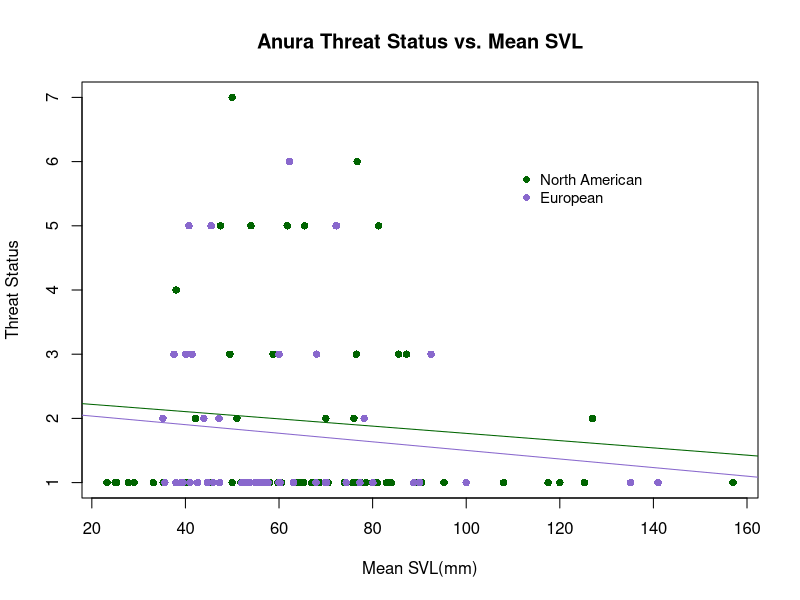
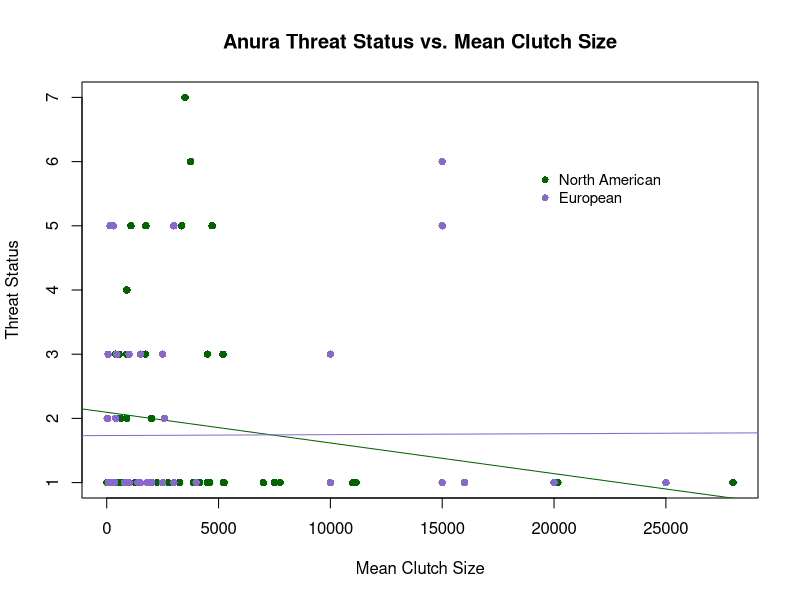
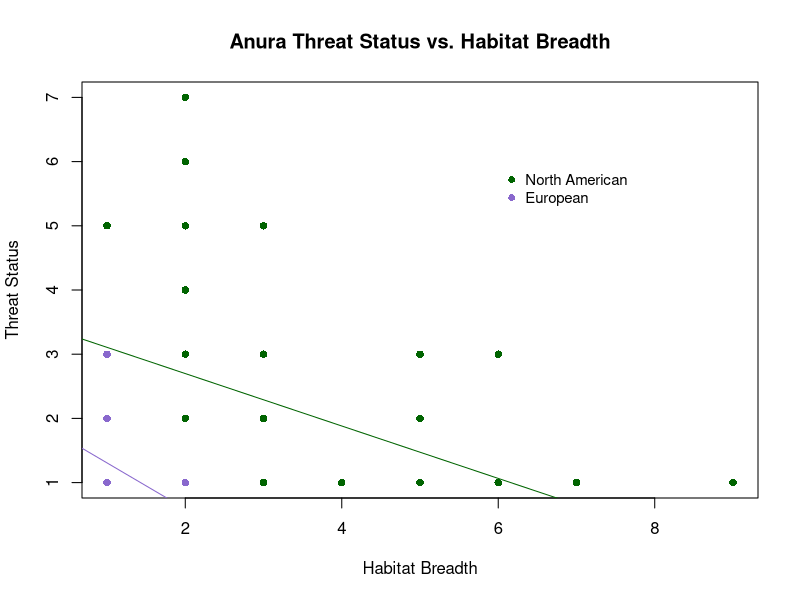
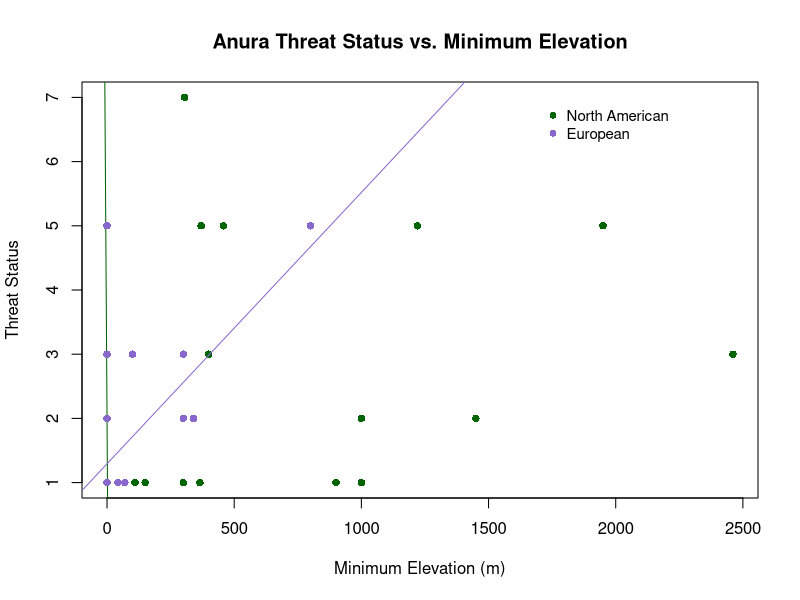
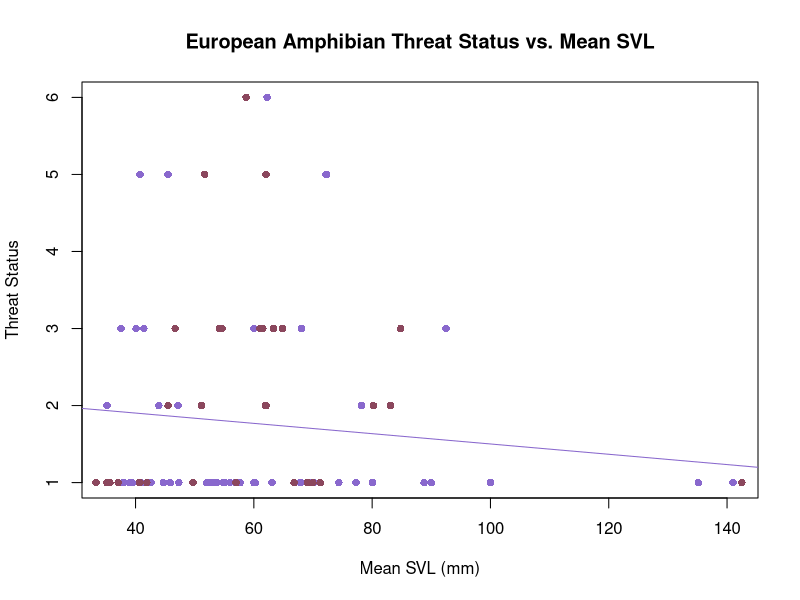

Write R code to recreate these figures, in order. (Note: this script raises an error after producing the figures.)
# ENEC 395 Undergraduate Research 
# Alicia Wood
# 3/20/17
# Correlates of Extinction Risk in European and North American Amphibians


### Setting my working directory to the folder where all of my data and code are stored

setwd('~/Desktop/Extinction-Risk')

library(dplyr)


### Reading in raw data files


NAfrogs = read.table("NorthAmericanFrogs.txt", header=T, sep = '\t', quote = "\"")
NApaired = read.table("NorthAmericanFrogsPaired.txt", header=T, sep='\t', quote = "\"")
EuroAmphib = read.table("EuropeanAmphibians.txt", header=T, sep = '\t', quote = "\"", na.strings = "DD")
Taxonomy = read.table("Taxonomy.txt", header=T, sep = '\t', quote = "\"")


### Simplifying and preparing data for analysis


#Creating Habitat Breadth columns in both datasets
EuroAmphib$Forest <- apply(EuroAmphib[,c(123:131)], 1, sum)
EuroAmphib$Forest[EuroAmphib$Forest > 0] <- 1
EuroAmphib$Savanna <- apply(EuroAmphib[,c(132:133)], 1, sum)
EuroAmphib$Savanna[EuroAmphib$Savanna > 0] <- 1
EuroAmphib$Shrubland <- apply(EuroAmphib[,c(134:141)], 1, sum)
EuroAmphib$Shrubland[EuroAmphib$Shrubland > 0] <- 1
EuroAmphib$Grassland <- apply(EuroAmphib[,c(142:148)], 1, sum)
EuroAmphib$Grassland[EuroAmphib$Grassland > 0] <- 1
EuroAmphib$Wetlands <- apply(EuroAmphib[,c(149:164)], 1, sum)
EuroAmphib$Wetlands[EuroAmphib$Wetlands > 0] <- 1
EuroAmphib$RockyAreas[EuroAmphib$Habitat_RockyAreas_inland_cliffs_moutain_peaks == 1] <- 1
EuroAmphib$RockyAreas[EuroAmphib$Habitat_RockyAreas_inland_cliffs_moutain_peaks == 0] <- 0
EuroAmphib$Caves <- apply(EuroAmphib[,c(166:167)], 1, sum)
EuroAmphib$Caves[EuroAmphib$Caves > 0] <- 1
EuroAmphib$Deserts <- apply(EuroAmphib[,c(168:170)], 1, sum)
EuroAmphib$Deserts[EuroAmphib$Deserts > 0] <- 1
EuroAmphib$ArtificialTerrestrial <- apply(EuroAmphib[,c(171:176)], 1, sum)
EuroAmphib$ArtificialTerrestrial[EuroAmphib$ArtificialTerrestrial > 0] <- 1
EuroAmphib$Other[EuroAmphib$Habitat_Other_dunes == 1] <- 1
EuroAmphib$Other[EuroAmphib$Habitat_Other_dunes == 0] <- 0

EuroAmphib$HabitatBreadth <- apply(EuroAmphib[,c(255,264)], 1, sum)
#error in eorobean habitat breadth code because the habitat type columns created above are num not int type, so summing them doesn't work
NAfrogs$HabitatBreadth <- apply(NAfrogs[,c(22:33)], 1, sum)

#Condensing mean max and min Clutch Size into 1 mean Clutch Size column for NA dataset
NAfrogs$ClutchSize <- ifelse(is.na(NAfrogs$MeanClutchSize), ifelse(is.na(NAfrogs$MaxClutchSize), ifelse(is.na(NAfrogs$MinClutchSize), NA, NAfrogs$MinClutchSize), ifelse(is.na(NAfrogs$MinClutchSize), NAfrogs$MaxClutchSize, rowMeans(NAfrogs[,c("MinClutchSize", "MaxClutchSize")]))), NAfrogs$MeanClutchSize)
#Europe dataset already in 1 column named number_of_eggs_or_offspring

#Simplifying NAfrogs SVL data into 1 Mean SVL column
NAfrogs$SVLunspecified <- ifelse(is.na(NAfrogs$MeanSVL_Unspecified_mm), ifelse(is.na(NAfrogs$MaxSVL_Unspecified_mm), ifelse(is.na(NAfrogs$MinSVL_Unspecified_mm), NA, NAfrogs$MinSVL_Unspecified_mm), ifelse(is.na(NAfrogs$MinSVL_Unspecified_mm), NAfrogs$MaxSVL_Unspecified_mm, rowMeans(NAfrogs[,c("MinSVL_Unspecified_mm", "MaxSVL_Unspecified_mm")]))), NAfrogs$MeanSVL_Unspecified_mm)
NAfrogs$SVLfemale <- ifelse(is.na(NAfrogs$MeanSVL_Female_mm), ifelse(is.na(NAfrogs$MaxSVL_Female_mm), ifelse(is.na(NAfrogs$MinSVL_Female_mm), NA, NAfrogs$MinSVL_Female_mm), ifelse(is.na(NAfrogs$MinSVL_Female_mm), NAfrogs$MaxSVL_Female_mm, rowMeans(NAfrogs[,c("MinSVL_Female_mm", "MaxSVL_Female_mm")]))), NAfrogs$MeanSVL_Female_mm)
NAfrogs$SVLmale <- ifelse(is.na(NAfrogs$MeanSVL_Male_mm), ifelse(is.na(NAfrogs$MaxSVL_Male_mm), ifelse(is.na(NAfrogs$MinSVL_Male_mm), NA, NAfrogs$MinSVL_Male_mm), ifelse(is.na(NAfrogs$MinSVL_Male_mm), NAfrogs$MaxSVL_Male_mm, rowMeans(NAfrogs[,c("MinSVL_Male_mm", "MaxSVL_Male_mm")]))), NAfrogs$MeanSVL_Male_mm)
NAfrogs$SVLMFmean <- rowMeans(NAfrogs[,c("SVLfemale", "SVLmale")])
NAfrogs$SVL <- ifelse(!is.na(NAfrogs$SVLunspecified) & !is.na(NAfrogs$SVLfemale) & !is.na(NAfrogs$SVLmale), rowMeans(NAfrogs[,c("SVLunspecified", "SVLMFmean")]), ifelse(is.na(NAfrogs$SVLunspecified), ifelse(is.na(NAfrogs$SVLfemale), ifelse(is.na(NAfrogs$SVLmale), NA, NAfrogs$SVLmale), ifelse(is.na(NAfrogs$SVLmale), NAfrogs$SVLfemale, NAfrogs$SVLMFmean)), NAfrogs$SVLunspecified))
#Mean SVL alredy in 1 column in Euro dastaset named SVL_unspecified_mm


### Organizing Threat Data


# Creating threat binary column in the European Dataset
EuroAmphib$ThreatBinary <- NA
EuroAmphib$ThreatBinary[EuroAmphib$IUCN_Status_Vulnerable == 1 | EuroAmphib$IUCN_Status_Endangered == 1 | EuroAmphib$IUCN_Status_NearThreatened == 1 | EuroAmphib$IUCN_Status_CriticallyEndangered == 1] <- 1
EuroAmphib$ThreatBinary[EuroAmphib$IUCN_Status_LeastConcern == 1] <- 0
# Creating Continuous Threat Status Values in European Dataset
EuroAmphib$threat[EuroAmphib$IUCN_Status_LeastConcern == 1] <- 1
EuroAmphib$threat[EuroAmphib$IUCN_Status_Vulnerable == 1] <- 2
EuroAmphib$threat[EuroAmphib$IUCN_Status_NearThreatened == 1] <- 3
EuroAmphib$threat[EuroAmphib$IUCN_Status_Endangered == 1] <- 5
EuroAmphib$threat[EuroAmphib$IUCN_Status_CriticallyEndangered == 1] <- 6
# Creating Threat status ordinal values
threat = data.frame(IUCN_Threat_Status = c('LC', 'VU', 'NT', 'TH', 'EN', 'CR', 'EW'),
                    threat = 1:7)


### Joining in taxonomy and threat datasets


NAfrogs <- merge(NAfrogs, Taxonomy, by = "SpeciesName") %>% left_join(threat)
EuroAmphib <- merge(EuroAmphib, Taxonomy, by = "SpeciesName")


### Dividing European dataset into Anura and Urodela order datasets


Efrogs <- EuroAmphib[EuroAmphib$Order == 'Anura',]
Esalamanders <- EuroAmphib[EuroAmphib$Order == 'Urodela',]


##### Plots and Linear Models


## North American and European Anura Comparison

# SVL
plot(NAfrogs$SVL, NAfrogs$threat, xlab = "Mean SVL(mm)", ylab = "Threat Status", main = "Anura Threat Status vs. Mean SVL", col = "darkgreen", pch = 16)
lm_svl_na = lm(NAfrogs$threat ~ NAfrogs$SVL)
abline(lm_svl_na, col = "darkgreen")
summary(lm_svl_na)
points(Efrogs$SVL_Unspecified_mm, Efrogs$threat, xlab = "Mean SVL (mm)", ylab = "Threat Status", col = "mediumpurple3", pch = 16)
lm_svl_e = lm(Efrogs$threat ~ Efrogs$SVL_Unspecified_mm)
abline(lm_svl_e, col = "mediumpurple3")
summary(lm_svl_e)
legend(110,6, c("North American", "European"), pch = 16, 
       col = c("darkgreen", "mediumpurple3"), cex = 0.9, bty = "n")
# Clutch Size
plot(NAfrogs$ClutchSize, NAfrogs$threat, xlab = "Mean Clutch Size", ylab = "Threat Status", main = "Anura Threat Status vs. Mean Clutch Size", col = "darkgreen", pch = 16)
lm_cs_na = lm(NAfrogs$threat ~ NAfrogs$ClutchSize)
abline(lm_cs_na, col = "darkgreen")
summary(lm_cs_na)
points(Efrogs$Number_of_eggs_or_offspring, Efrogs$threat, xlab = "Mean Clutch Size", ylab = "Threat Status", col = "mediumpurple3", pch = 16)
lm_cs_e = lm(Efrogs$threat ~ Efrogs$Number_of_eggs_or_offspring)
abline(lm_cs_e, col = "mediumpurple3")
summary(lm_cs_e)
legend(19000,6, c("North American", "European"), pch = 16, 
       col = c("darkgreen", "mediumpurple3"), cex = 0.9, bty = "n")
# Habitat Breadth
plot(NAfrogs$HabitatBreadth, NAfrogs$threat, xlab = "Habitat Breadth", ylab = "Threat Status", main = "Anura Threat Status vs. Habitat Breadth", col = "darkgreen", pch = 16)
lm_hb_na = lm(NAfrogs$threat ~ NAfrogs$HabitatBreadth)
abline(lm_hb_na, col = "darkgreen")
summary(lm_hb_na)
points(Efrogs$HabitatBreadth, Efrogs$threat, xlab = "Habitat Breadth", ylab = "Threat Status", col = "mediumpurple3", pch = 16)
lm_hb_e = lm(Efrogs$threat ~ Efrogs$HabitatBreadth)
abline(lm_hb_e, col = "mediumpurple3")
summary(lm_hb_e)
legend(6,6, c("North American", "European"), pch = 16, 
       col = c("darkgreen", "mediumpurple3"), cex = 0.9, bty = "n")
# Minimum Elevation
plot(NAfrogs$MinElevation_m, NAfrogs$threat, xlab = "Minimum Elevation (m)", ylab = "Threat Status", main = "Anura Threat Status vs. Minimum Elevation", col = "darkgreen", pch = 16)
lm_me_na = lm(NAfrogs$threat ~ NAfrogs$MinElevation_m)
abline(lm_me_na, col = "darkgreen")
summary(lm_me_na)
points(Efrogs$Altitude_min, Efrogs$threat, xlab = "Minimum Altitude (m)", ylab = "Threat Status", col = "mediumpurple3", pch = 16)
lm_me_e = lm(Efrogs$threat ~ Efrogs$Altitude_min)
abline(lm_me_e, col = "mediumpurple3")
summary(lm_me_e)
legend(1700,7, c("North American", "European"), pch = 16, 
       col = c("darkgreen", "mediumpurple3"), cex = 0.9, bty = "n")
# Multi-Variable Linear Model North American Frogs
Multi_lm_na = lm(NAfrogs$threat ~ NAfrogs$SVL + NAfrogs$ClutchSize + NAfrogs$HabitatBreadth + NAfrogs$MinElevation_m)
summary(Multi_lm_na)
# Multi-Variable Linear Model European Frogs
Multi_lm_e = lm(Efrogs$threat ~ Efrogs$SVL_Unspecified_mm + Efrogs$Number_of_eggs_or_offspring + Efrogs$HabitatBreadth + Efrogs$Altitude_min)
summary(Multi_lm_e)

## European Anura and Urodela Comparison

# SVL
plot(Efrogs$SVL_Unspecified_mm, Efrogs$threat, xlab = "Mean SVL (mm)", ylab = "Threat Status", col = "mediumpurple3", main = "European Amphibian Threat Status vs. Mean SVL", pch = 16)
lm_svl_f = lm(Efrogs$threat ~ Efrogs$SVL_Unspecified_mm)
abline(lm_svl_f, col = "mediumpurple3")
summary(lm_svl_f)
points(Esalamanders$SVL_Unspecified_mm, Esalamanders$threat, xlab = "Mean SVL (mm)", ylab = "Threat Status", col = "palevioletred4", pch = 16)
lm_svl_s = lm(Esalamanders$threat ~ Esalamanders$SVL_Unspecified_mm)
abline(lm_svl_s, col = "paleviolet4")
summary(lm_svl_s)
legend(103,5, c("North American", "European"), pch = 16, 
       col = c("mediumpurple3", "palevioletred4"), cex = 0.9, bty = "n")
# Clutch Size
plot(Efrogs$Number_of_eggs_or_offspring, Efrogs$threat, xlab = "Mean Clutch Size", ylab = "Threat Status", col = "mediumpurple3", main = "European Amphibian Threat Status vs. Clutch Size", pch = 16)
lm_cs_f = lm(Efrogs$threat ~ Efrogs$Number_of_eggs_or_offspring)
abline(lm_cs_f, col = "mediumpurple3")
summary(lm_cs_f)
points(Esalamanders$Number_of_eggs_or_offspring, Esalamanders$threat, xlab = "Mean Clutch Size", ylab = "Threat Status", col = "palevioletred4", pch = 16)
lm_cs_s = lm(Esalamanders$threat ~ Esalamanders$Number_of_eggs_or_offspring)
abline(lm_cs_s, col = "palevioletred4")
summary(lm_cs_s)
legend(17000,4, c("North American", "European"), pch = 16, 
       col = c("mediumpurple3", "palevioletred4"), cex = 0.9, bty = "n")
# Habitat Breadth
plot(Efrogs$HabitatBreadth, Efrogs$threat, xlab = "Habitat Breadth", ylab = "Threat Status", col = "mediumpurple3", main = "European Amphibian Threat Status vs. Habitat Breadth", pch = 16)
lm_hb_f = lm(Efrogs$threat ~ Efrogs$HabitatBreadth)
abline(lm_hb_f, col = "mediumpurple3")
summary(lm_hb_f)
points(Esalamanders$HabitatBreadth, Esalamanders$threat, xlab = "Habitat Breadth", ylab = "Threat Status", col = "palevioletred4", pch = 16)
lm_hb_s = lm(Esalamanders$threat ~ Esalamanders$HabitatBreadth)
abline(lm_hb_s, col = "palevioletred4")
summary(lm_hb_s)
legend(3,5, c("North American", "European"), pch = 16, 
       col = c("mediumpurple3", "palevioletred4"), cex = 0.9, bty = "n")
# Minimum Elevation
plot(Efrogs$Altitude_min, Efrogs$threat, xlab = "Minimum Altitude (m)", ylab = "Threat Status", col = "mediumpurple3", main = "European Amphibian Threat Status vs. Minimum Elevation", pch = 16)
lm_me_f = lm(Efrogs$threat ~ Efrogs$Altitude_min)
abline(lm_me_f, col = "mediumpurple3")
summary(lm_me_f)
points(Esalamanders$Altitude_min, Esalamanders$threat, xlab = "Minimum Altitude (m)", ylab = "Threat Status", col = "palevioletred4", pch = 16)
lm_me_s = lm(Esalamanders$threat ~ Esalamanders$Altitude_min)
abline(lm_me_s, col = "palevioletred4")
summary(lm_me_s)
legend(550,3.3, c("North American", "European"), pch = 16, 
       col = c("mediumpurple3", "palevioletred4"), cex = 0.9, bty = "n")
# Multi-Variable Linear Model European Frogs
Multi_lm_e = lm(Efrogs$threat ~ Efrogs$SVL_Unspecified_mm + Efrogs$Number_of_eggs_or_offspring + Efrogs$HabitatBreadth + Efrogs$Altitude_min)
summary(Multi_lm_e)
# Multi-Variable Linear Model European Frogs
Multi_lm_s = lm(Esalamanders$threat ~ Esalamanders$SVL_Unspecified_mm + Esalamanders$Number_of_eggs_or_offspring + Esalamanders$HabitatBreadth + Esalamanders$Altitude_min)
summary(Multi_lm_s)

## North American Anaxyrus and Rana Analyses

Rana = NAfrogs[NAfrogs$Genus == 'Rana',]
Anaxyrus = NAfrogs[NAfrogs$Genus == 'Anaxyrus',]
# SVL
plot(Rana$SVL, Rana$threat, xlab = "Mean SVL(mm)", ylab = "Threat Status", main = "North American Anura Threat Status vs. Mean SVL", col = "skyblue3", pch = 16)
lm_svl_r = lm(Rana$threat ~ Rana$SVL)
abline(lm_svl_r, col = "skyblue3")
summary(lm_svl_r)
points(Anaxyrus$SVL, Anaxyrus$threat, xlab = "Mean SVL(mm)", ylab = "Threat Status", col = "purple", pch = 16)
lm_svl_a = lm(Anaxyrus$threat ~ Anaxyrus$SVL)
abline(lm_svl_a, col = "purple")
summary(lm_svl_a)
legend(125,5.5, c("Rana", "Anaxyrus"), pch = 16, 
       col = c("skyblue3", "purple"), cex = 0.9, bty = "n")
# Clutch Size
plot(Rana$ClutchSize, Rana$threat, xlab = "Mean Clutch Size", ylab = "Threat Status", main = "North American Anura Threat Status vs. Mean Clutch Size", col = "skyblue3", pch = 16)
lm_cs_r = lm(Rana$threat ~ Rana$ClutchSize)
abline(lm_cs_r, col = "skyblue3")
summary(lm_cs_r)
points(Anaxyrus$ClutchSize, Anaxyrus$threat, xlab = "Mean Clutch Size", ylab = "Threat Status", col = "purple", pch = 16)
lm_cs_a = lm(Anaxyrus$threat ~ Anaxyrus$ClutchSize)
abline(lm_cs_a, col = "purple")
summary(lm_cs_a)
legend(8000,5.5, c("Rana", "Anaxyrus"), pch = 16, 
       col = c("skyblue3", "purple"), cex = 0.9, bty = "n")
# Habitat Breadth
plot(Rana$HabitatBreadth, Rana$threat, xlab = "Habitat Breadth", ylab = "Threat Status", main = "North American Anura Threat Status vs. Habitat Breadth", col = "skyblue3", pch = 16)
lm_hb_r = lm(Rana$threat ~ Rana$HabitatBreadth)
abline(lm_hb_r, col = "skyblue3")
summary(lm_hb_r)
points(Anaxyrus$HabitatBreadth, Anaxyrus$threat, xlab = "Habitat Breadth", ylab = "Threat Status", col = "purple", pch = 16)
lm_hb_a = lm(Anaxyrus$threat ~ Anaxyrus$HabitatBreadth)
abline(lm_hb_a, col = "purple")
summary(lm_hb_a)
legend(5.5,5.5, c("Rana", "Anaxyrus"), pch = 16, 
       col = c("skyblue3", "purple"), cex = 0.9, bty = "n")
# Minimum Elevation
plot(Rana$MinElevation_m, Rana$threat, xlab = "Minimum Elevation (m)", ylab = "Threat Status", main = "North American Anura Threat Status vs. Minimum Elevation", col = "skyblue3", pch = 16)
lm_me_r = lm(Rana$threat ~ Rana$MinElevation_m)
abline(lm_me_r, col = "skyblue3")
summary(lm_me_r)
points(Anaxyrus$MinElevation_m, Anaxyrus$threat, xlab = "Minimum Elevation (m)", ylab = "Threat Status", col = "purple", pch = 16)
lm_me_a = lm(Anaxyrus$threat ~ Anaxyrus$MinElevation_m)
abline(lm_me_a, col = "purple")
summary(lm_me_a)
legend(700,5.8, c("Rana", "Anaxyrus"), pch = 16, 
       col = c("skyblue3", "purple"), cex = 0.9, bty = "n")
# Multi-Variable Linear Model North American Rana
Multi_lm_r = lm(Rana$threat ~ Rana$SVL + Rana$ClutchSize + Rana$HabitatBreadth + Rana$MinElevation_m)
summary(Multi_lm_r)
# Multi-Variable Linear Model North American Anaxyrus
Multi_lm_a = lm(Anaxyrus$threat ~ Anaxyrus$SVL + Anaxyrus$ClutchSize + Anaxyrus$HabitatBreadth + Anaxyrus$MinElevation_m)
summary(Multi_lm_a)


#### Paired Analysis

#preparing the paired dataset
NApaired$HabitatBreadth1 <- apply(NApaired[,c(24:35)], 1, sum)
NApaired$HabitatBreadth2 <- apply(NApaired[,c(63:74)], 1, sum)

NApaired$ClutchSize1 <- ifelse(is.na(NApaired$MeanClutchSize1), ifelse(is.na(NApaired$MaxClutchSize1), ifelse(is.na(NApaired$MinClutchSize1), NA, NApaired$MinClutchSize1), ifelse(is.na(NApaired$MinClutchSize1), NApaired$MaxClutchSize1, rowMeans(NApaired[,c("MinClutchSize1", "MaxClutchSize1")]))), NApaired$MeanClutchSize1)
NApaired$ClutchSize2 <- ifelse(is.na(NApaired$MeanClutchSize2), ifelse(is.na(NApaired$MaxClutchSize2), ifelse(is.na(NApaired$MinClutchSize2), NA, NApaired$MinClutchSize2), ifelse(is.na(NApaired$MinClutchSize2), NApaired$MaxClutchSize2, rowMeans(NApaired[,c("MinClutchSize2", "MaxClutchSize2")]))), NApaired$MeanClutchSize2)

NApaired$SVLunspecified1 <- ifelse(is.na(NApaired$MeanSVL_Unspecified_mm1), ifelse(is.na(NApaired$MaxSVL_Unspecified_mm1), ifelse(is.na(NApaired$MinSVL_Unspecified_mm1), NA, NApaired$MinSVL_Unspecified_mm1), ifelse(is.na(NApaired$MinSVL_Unspecified_mm1), NApaired$MaxSVL_Unspecified_mm1, rowMeans(NApaired[,c("MinSVL_Unspecified_mm1", "MaxSVL_Unspecified_mm1")]))), NApaired$MeanSVL_Unspecified_mm1)
NApaired$SVLfemale1 <- ifelse(is.na(NApaired$MeanSVL_Female_mm1), ifelse(is.na(NApaired$MaxSVL_Female_mm1), ifelse(is.na(NApaired$MinSVL_Female_mm1), NA, NApaired$MinSVL_Female_mm1), ifelse(is.na(NApaired$MinSVL_Female_mm1), NApaired$MaxSVL_Female_mm1, rowMeans(NApaired[,c("MinSVL_Female_mm1", "MaxSVL_Female_mm1")]))), NApaired$MeanSVL_Female_mm1)
NApaired$SVLmale1 <- ifelse(is.na(NApaired$MeanSVL_Male_mm1), ifelse(is.na(NApaired$MaxSVL_Male_mm1), ifelse(is.na(NApaired$MinSVL_Male_mm1), NA, NApaired$MinSVL_Male_mm1), ifelse(is.na(NApaired$MinSVL_Male_mm1), NApaired$MaxSVL_Male_mm1, rowMeans(NApaired[,c("MinSVL_Male_mm1", "MaxSVL_Male_mm1")]))), NApaired$MeanSVL_Male_mm1)
NApaired$SVLMFmean1 <- rowMeans(NApaired[,c("SVLfemale1", "SVLmale1")])
NApaired$SVL1 <- ifelse(!is.na(NApaired$SVLunspecified1) & !is.na(NApaired$SVLfemale1) & !is.na(NApaired$SVLmale1), rowMeans(NApaired[,c("SVLunspecified1", "SVLMFmean1")]), ifelse(is.na(NApaired$SVLunspecified1), ifelse(is.na(NApaired$SVLfemale1), ifelse(is.na(NApaired$SVLmale1), NA, NApaired$SVLmale1), ifelse(is.na(NApaired$SVLmale1), NApaired$SVLfemale1, NApaired$SVLMFmean1)), NApaired$SVLunspecified1))
NApaired$SVLunspecified2 <- ifelse(is.na(NApaired$MeanSVL_Unspecified_mm2), ifelse(is.na(NApaired$MaxSVL_Unspecified_mm2), ifelse(is.na(NApaired$MinSVL_Unspecified_mm2), NA, NApaired$MinSVL_Unspecified_mm2), ifelse(is.na(NApaired$MinSVL_Unspecified_mm2), NApaired$MaxSVL_Unspecified_mm2, rowMeans(NApaired[,c("MinSVL_Unspecified_mm2", "MaxSVL_Unspecified_mm2")]))), NApaired$MeanSVL_Unspecified_mm2)
NApaired$SVLfemale2 <- ifelse(is.na(NApaired$MeanSVL_Female_mm2), ifelse(is.na(NApaired$MaxSVL_Female_mm2), ifelse(is.na(NApaired$MinSVL_Female_mm2), NA, NApaired$MinSVL_Female_mm2), ifelse(is.na(NApaired$MinSVL_Female_mm2), NApaired$MaxSVL_Female_mm2, rowMeans(NApaired[,c("MinSVL_Female_mm2", "MaxSVL_Female_mm2")]))), NApaired$MeanSVL_Female_mm2)
NApaired$SVLmale2 <- ifelse(is.na(NApaired$MeanSVL_Male_mm2), ifelse(is.na(NApaired$MaxSVL_Male_mm2), ifelse(is.na(NApaired$MinSVL_Male_mm2), NA, NApaired$MinSVL_Male_mm2), ifelse(is.na(NApaired$MinSVL_Male_mm2), NApaired$MaxSVL_Male_mm2, rowMeans(NApaired[,c("MinSVL_Male_mm2", "MaxSVL_Male_mm2")]))), NApaired$MeanSVL_Male_mm2)
NApaired$SVLMFmean2 <- rowMeans(NApaired[,c("SVLfemale2", "SVLmale2")])
NApaired$SVL2 <- ifelse(!is.na(NApaired$SVLunspecified2) & !is.na(NApaired$SVLfemale2) & !is.na(NApaired$SVLmale2), rowMeans(NApaired[,c("SVLunspecified2", "SVLMFmean2")]), ifelse(is.na(NApaired$SVLunspecified2), ifelse(is.na(NApaired$SVLfemale2), ifelse(is.na(NApaired$SVLmale2), NA, NApaired$SVLmale2), ifelse(is.na(NApaired$SVLmale2), NApaired$SVLfemale2, NApaired$SVLMFmean2)), NApaired$SVLunspecified2))

## Calculating Pair Differences
NApaired$SVLDiff <- NApaired$SVL2 - NApaired$SVL1
NApaired$ClutchSizeDiff <- NApaired$ClutchSize2 - NApaired$ClutchSize1
NApaired$HabitatBreadthDiff <- NApaired$HabitatBreadth2 - NApaired$HabitatBreadth1

## Wilcoxon Tests
wilcox.test(NApaired$SVLDiff)
wilcox.test(NApaired$ClutchSizeDiff)
wilcox.test(NApaired$HabitatBreadthDiff)












# paired tests: e.g., Wilcoxon rank sum test (wilcox.test)

# need to rearrange data for paired comparison where you 

  
